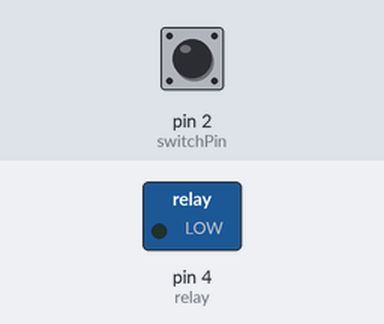
Recording of a sketch running on a simulated Arduino Uno, built with avr-gcc and run on an emulated ATmega328P. On the bench: switched loads named in the sketch (green lamp = pin HIGH). Inputs (shaded band) come from the test bench; at power-on: pin 2 (switchPin) LOW.

Above: at 1.2 s.
1.3 s: pin 2 (switchPin) pulled HIGH for 0.15 s
At 1.4 s:
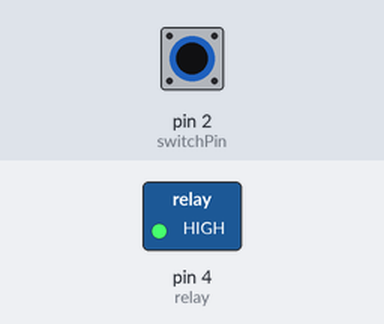
3.0 s: pin 2 (switchPin) pulled HIGH for 3.2 s
At 7.2 s:
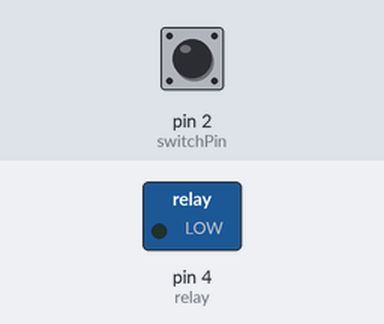
Timing chart, 0 to 8.7 s (numbered marks = the images above; inputs shaded):
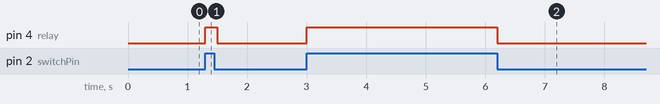

Measured:
- after the input at 1.3 s, pin 4 (relay): LOW → HIGH at once, → LOW 0.20 s later
- after the input at 3.0 s, pin 4 (relay): LOW → HIGH at once, → LOW 3.2 s later

The sketch:

Relay_Switch.ino
```cpp
const int switchPin = 2; // the number of the switch pin
const int relay = 4; // the number of the relay
int switchState = 0;

void setup()
{
  Serial.begin(9600);
  pinMode(switchPin, INPUT);
  pinMode(relay, OUTPUT);
}

void loop()
{
  switchState = digitalRead(switchPin);
  if (switchState == HIGH)
  {
    digitalWrite(relay, HIGH); delay(100);
  }
  else
  {
    digitalWrite(relay, LOW);
  }
}
```
